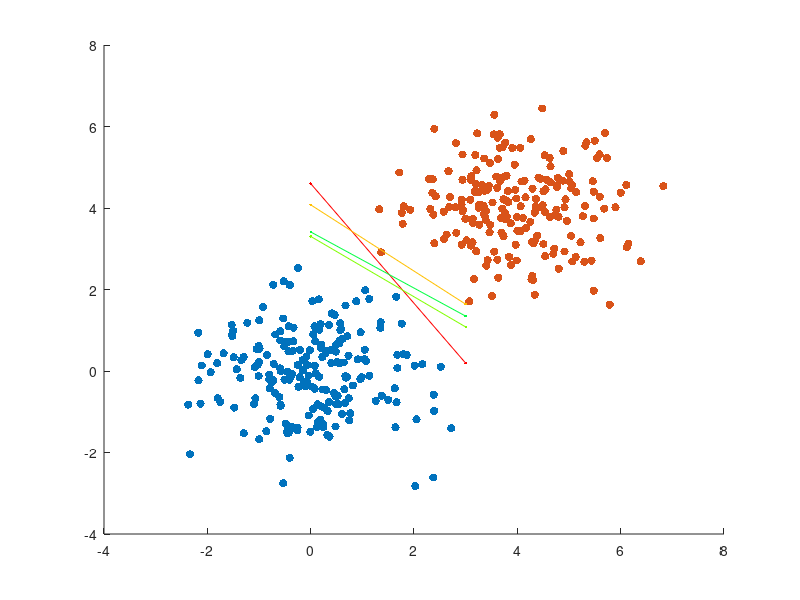

Here is the MATLAB script that generated this plot:
clf;
clc;
clear;
hold on
m = 200;
X1 = [randn(m,1) randn(m,1)];   
scatter(X1(:,1),X1(:, 2),'filled');
X2 = [randn(m,1) + 4 randn(m,1) + 4];
scatter(X2(:,1),X2(:, 2),'filled');

% построение Х

X1 = [X1 -ones(m, 1)];
X2 = [-X2 ones(m, 1)];

X = [X1; X2];

% тренировка перцептрона

theta = mean(X);
trainingRuns = 1000;
step = 10;
power = 1.5;
eps = 0.01;
iter = 0;
plots = [];
borders = [0 3];
for i = [1:trainingRuns]
   iter = iter + 1;
   defaultTheta = theta;
   [temp, minVector] = min(X*theta');
   theta = theta + X(minVector, :) * (1/i^power);
   if (rem(i, step) == 1)
        plots = [plots; (theta(3)-borders.*theta(1))/theta(2)];
   end
   if (norm(defaultTheta - theta) < eps)
       break
   end
end
% plot(borders, (theta(3)-borders.*theta(1))/theta(2),'.-r', 'Color', c(i, :));

if (temp >= 0)
    disp("Линейно разделимы")
else
    disp("Линейно неразделимы")
end
iter

c = hsv(floor(iter*2/step));
for i = 1:floor(iter/step)
    plot(borders, plots(i,:),'.-r', 'Color', c(i, :));
end


%hold off



